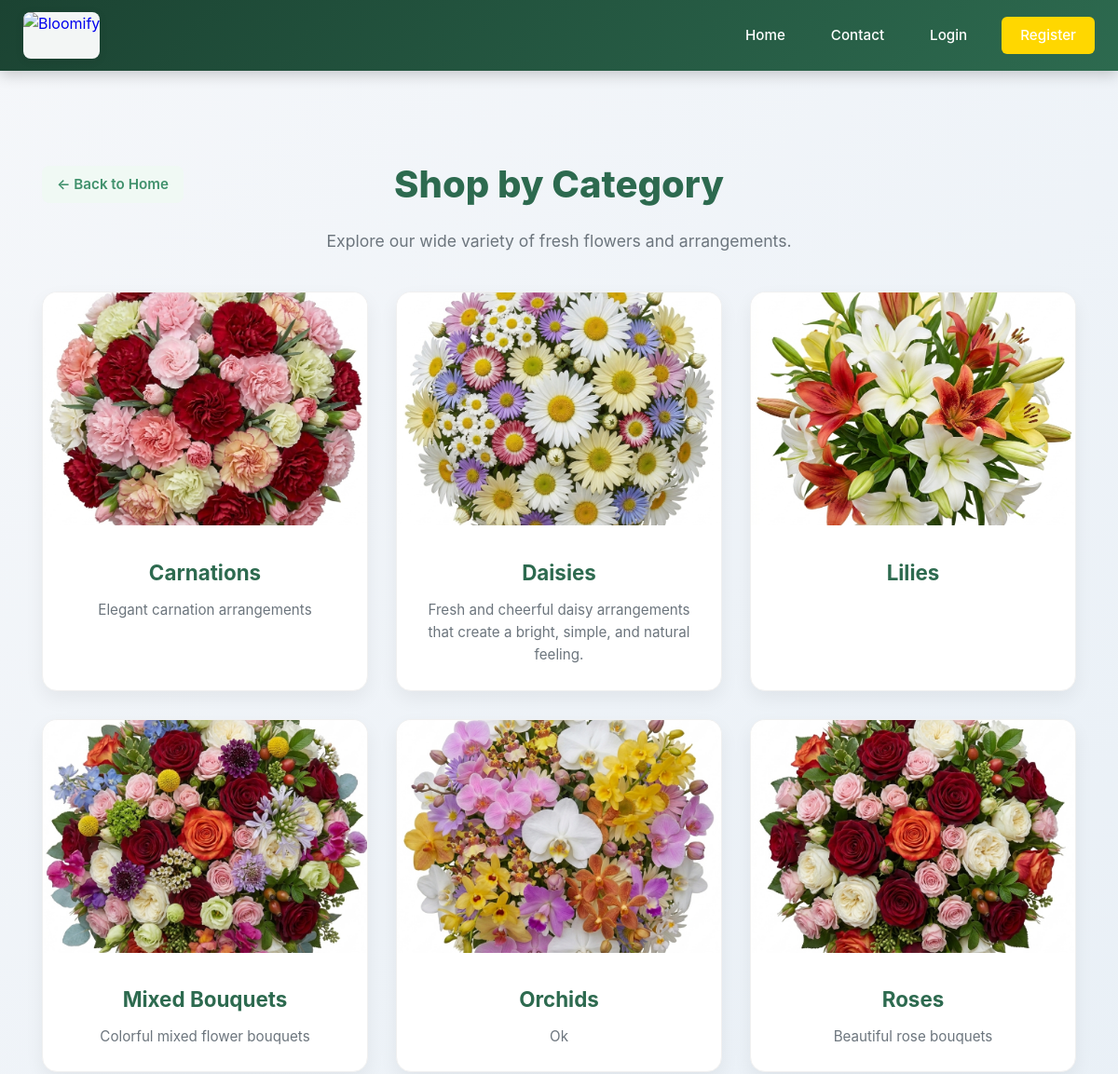
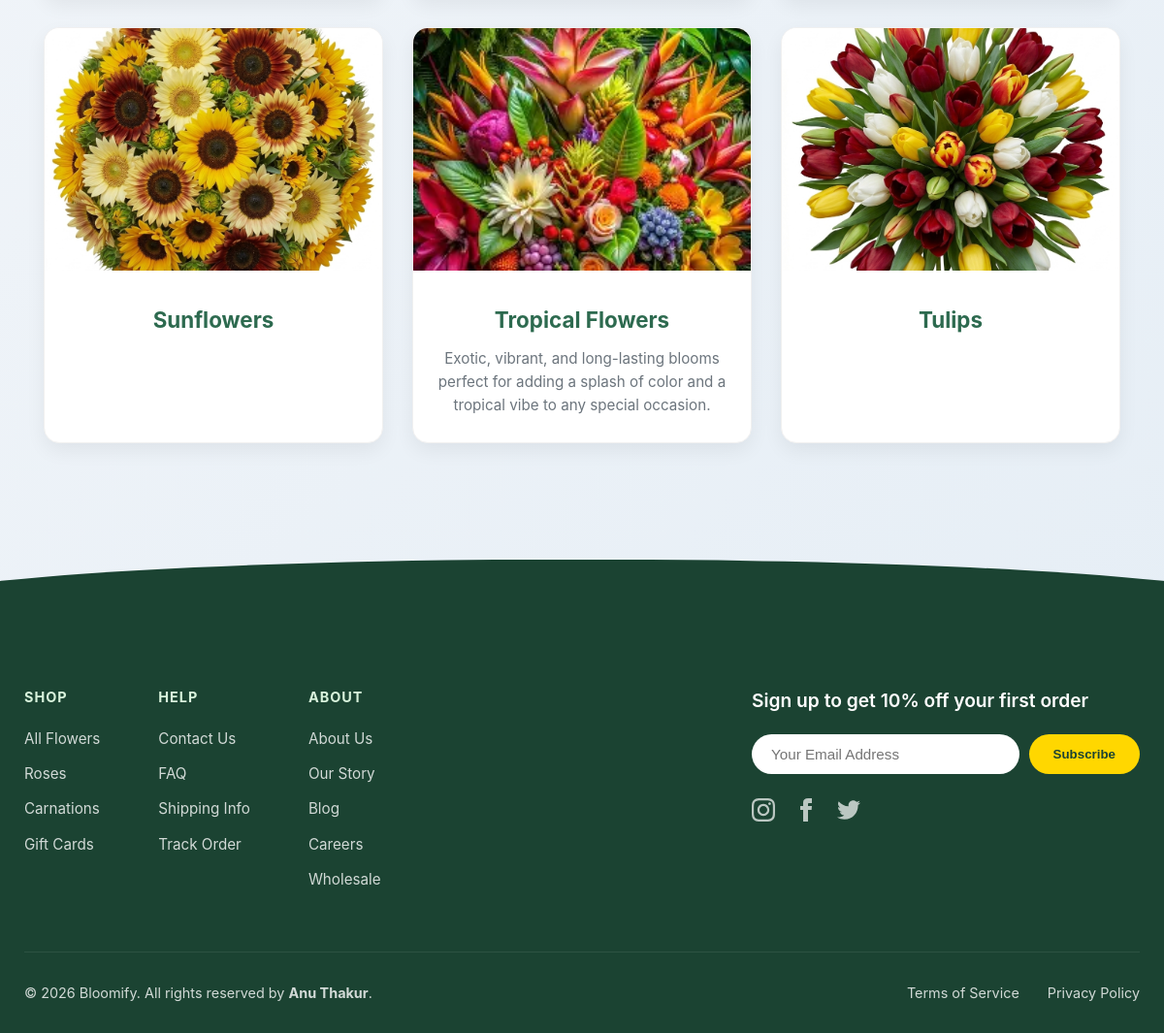
/categories.php, run on the app's committed database (2 pictures, top to bottom).
### tables this page shows
CREATE TABLE `categories` (
  `id` int(11) NOT NULL,
  `name` varchar(100) NOT NULL,
  `description` text DEFAULT NULL,
  `image` varchar(255) DEFAULT NULL,
  `created_at` timestamp NOT NULL DEFAULT current_timestamp()
);

### categories.php (the view, shortened to what this page needs)
<?php
require_once __DIR__ . '/includes/header.php';
$cat_sql = "SELECT id, name, image, description FROM categories ORDER BY name ASC";
$categories = $conn->query($cat_sql);
?>
<div class="page-header">
    <div class="page-header-content">
        <a href="index.php" class="btn-back-home">← Back to Home</a>
        <h1>Shop by Category</h1>
    </div>
    <p>Explore our wide variety of fresh flowers and arrangements.</p>
</div>
<div class="categories-container">
    <div class="category-grid">
        <?php if ($categories && $categories->num_rows > 0): ?>
            <?php while($cat = $categories->fetch_assoc()): ?>
                <a href="products.php?category=<?php echo $cat['id']; ?>" class="category-card">
                    <?php
                    $cat_image = !empty($cat['image']) ? $cat['image'] : '';
                    $colors = ['e8f5e9', 'fff3e0', 'fce4ec', 'e3f2fd', 'f3e5f5'];
                    $placeholder_color = $colors[$cat['id'] % count($colors)];
                    $img_src = !empty($cat_image) ? SITE_URL . '/assets/images/' . htmlspecialchars($cat_image) : 'https://via.placeholder.com/400x300/' . $placeholder_color . '/2d6a4f?text=' . urlencode($cat['name']);
                    ?>
                    <img src="<?php echo $img_src; ?>" alt="<?php echo htmlspecialchars($cat['name']); ?>" class="category-img">
                    <div class="category-info">
                        <h3 class="category-name"><?php echo htmlspecialchars($cat['name']); ?></h3>
                        <?php if (!empty($cat['description'])): ?>
                            <p class="category-desc"><?php echo htmlspecialchars($cat['description']); ?></p>
                        <?php endif; ?>
                    </div>
                </a>
            <?php endwhile; ?>
        <?php else: ?>
            <div class="empty-state">No categories available yet. Please check back soon!</div>
        <?php endif; ?>
    </div>
</div>
<?php require_once __DIR__ . '/includes/footer.php'; ?>

### assets/css/style.css (style rules this page uses)
* { margin: 0; padding: 0; box-sizing: border-box; }
body { font-family: 'Inter', 'Segoe UI', system-ui, sans-serif; background: linear-gradient(135deg, #f5f7fa 0%, #e4edf5 100%); color: #2d3748; line-height: 1.6; min-height: 100vh; display: flex; flex-direction: column; }

### categories.php (style rules this page uses)
.btn-back-home { display: inline-flex; align-items: center; gap: 8px; color: #40916c; text-decoration: none; font-weight: 600; font-size: 0.95rem; transition: all 0.3s; padding: 8px 16px; border-radius: 8px; background: #f0f9f4; }
.page-header { padding: 60px 20px 40px; max-width: 1200px; margin: 0 auto; }
.page-header-content { display: grid; grid-template-columns: 1fr auto 1fr; align-items: center; gap: 20px; }
.btn-back-home { justify-self: start; }
.page-header h1 { justify-self: center; font-size: 2.5rem; color: #2d6a4f; font-weight: 800; margin: 0; }
.page-header p { color: #6c757d; font-size: 1.1rem; margin: 15px 0 0 0; text-align: center; width: 100%; }
.categories-container { padding: 0 20px 80px; max-width: 1200px; margin: 0 auto; }
.category-grid { display: grid; grid-template-columns: repeat(auto-fit, minmax(280px, 1fr)); gap: 30px; }
.category-card { background: white; border-radius: 16px; overflow: hidden; box-shadow: 0 8px 20px rgba(0,0,0,0.06); transition: transform 0.3s, box-shadow 0.3s; text-decoration: none; color: inherit; border: 1px solid #f0f0f0; }
.category-img { width: 100%; height: 250px; object-fit: cover; transition: transform 0.5s; }
.category-info { padding: 25px; text-align: center; }
.category-name { font-size: 1.4rem; font-weight: 700; color: #2d6a4f; margin-bottom: 10px; }
.category-desc { color: #6c757d; font-size: 0.95rem; line-height: 1.6; margin: 0; }

### data on the page
categories: image (picture), name "Carnations", description "Elegant carnation arrangements"
categories: image (picture), name "Daisies", description "Fresh and cheerful daisy arrangements that create a bright, simple, and natural feeling."
categories: image (picture), name "Lilies"
categories: image (picture), name "Mixed Bouquets", description "Colorful mixed flower bouquets"
categories: image (picture), name "Orchids", description "Ok"
categories: image (picture), name "Roses", description "Beautiful rose bouquets"
categories: image (picture), name "Sunflowers"
categories: image (picture), name "Tropical Flowers", description "Exotic, vibrant, and long-lasting blooms perfect for adding a splash of color and a tropical vibe to any special occasion."
categories: image (picture), name "Tulips"
